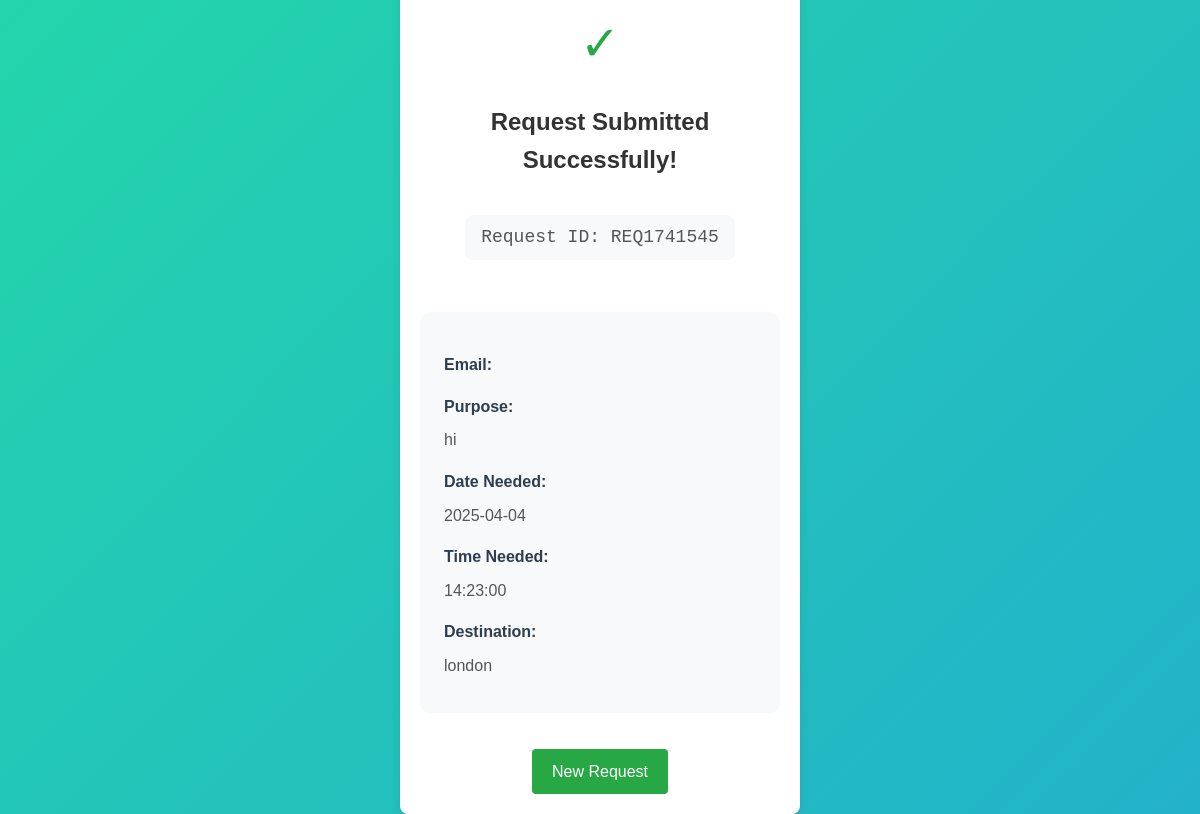
Page /finalized_project/link-pages/Real-Time/success.php?id=REQ1741545 on the committed database.
### tables this page shows
CREATE TABLE `transport_requests` (
  `id` int(11) NOT NULL,
  `request_id` varchar(10) NOT NULL,
  `purpose` varchar(255) NOT NULL,
  `request_date` date NOT NULL,
  `request_time` time NOT NULL,
  `destination` varchar(255) NOT NULL,
  `submitted_by` int(11) DEFAULT NULL,
  `status` enum('pending','approved','rejected') NOT NULL DEFAULT 'pending',
  `document_path` varchar(255) DEFAULT NULL,
  `vehicle_id` int(11) DEFAULT NULL,
  `created_at` timestamp NOT NULL DEFAULT current_timestamp(),
  `email` varchar(255) NOT NULL,
  `notification_sent` tinyint(1) DEFAULT 0,
  PRIMARY KEY (`id`),
  UNIQUE KEY `request_id` (`request_id`),
  KEY `submitted_by` (`submitted_by`),
  KEY `vehicle_id` (`vehicle_id`)
);

### finalized_project/link-pages/Real-Time/success.php (the view, shortened to what this page needs)
<?php
require_once 'db_config.php';
$request = [];
$request_id = null;
if (isset($_GET['id'])) {
    $request_id = $_GET['id'];
    try {
        $stmt = $pdo->prepare("SELECT * FROM transport_requests WHERE request_id = ?");
        $stmt->execute([$request_id]);
        $request = $stmt->fetch(PDO::FETCH_ASSOC);
    } catch (PDOException $e) {
        die("Database error: " . $e->getMessage());
    }
}
?>
<!DOCTYPE html>
<html lang="en">
<head>
    <link rel="stylesheet" href="style.css">
</head>
<body>
    <div class="success-container">
        <?php if ($request): ?>
            <div class="success-icon">✓</div>
            <h1 class="success-title">Request Submitted Successfully!</h1>
            <div class="request-id">Request ID: <?= htmlspecialchars($request_id) ?></div>
            <div class="details-box">
                <div class="detail-item">
                    <strong>Email:</strong>
                </div>
                <div class="detail-item">
                    <strong>Purpose:</strong>
                    <?= htmlspecialchars($request['purpose']) ?>
                </div>
                <div class="detail-item">
                    <strong>Date Needed:</strong>
                    <?= htmlspecialchars($request['request_date']) ?>
                </div>
                <div class="detail-item">
                    <strong>Time Needed:</strong>
                    <?= htmlspecialchars($request['request_time']) ?>
                </div>
                <div class="detail-item">
                    <strong>Destination:</strong>
                    <?= htmlspecialchars($request['destination']) ?>
                </div>
            </div>
            <a href="public_request.php" class="new-request-btn">New Request</a>
        <?php endif; ?>
    </div>
</body>
</html>

### finalized_project/link-pages/Real-Time/style.css (style rules this page uses)
:root { --primary: #2c3e50; --secondary: #3498db; --success: #27ae60; --danger: #e74c3c; --warning: #f1c40f; --info: #9b59b6; --light: #ecf0f1; --dark: #2c3e50; --shadow: 0 10px 30px rgba(0, 0, 0, 0.1); --radius: 12px; --transition: all 0.3s cubic-bezier(0.4, 0, 0.2, 1); }
* { margin: 0; padding: 0; box-sizing: border-box; }
body { font-family: 'Segoe UI', system-ui, -apple-system, sans-serif; line-height: 1.6; color: var(--dark); background: linear-gradient(-45deg, #ee7752, #e73c7e, #23a6d5, #23d5ab); background-size: 400% 400%; animation: gradient 15s ease infinite; min-height: 100vh; }
.request-id { font-family: monospace; color: var(--primary); background: rgba(0, 0, 0, 0.05); padding: 0.3rem 0.5rem; border-radius: 4px; }
.request-id { font-family: monospace; font-size: 1.2em; color: var(--primary); background: rgba(0, 0, 0, 0.05); padding: 0.3rem 0.8rem; border-radius: 4px; }
.success-container { max-width: 600px; margin: 2rem auto; padding: 2rem; background: #fff; border-radius: 12px; box-shadow: 0 4px 20px rgba(0, 0, 0, 0.1); text-align: center; }
.success-icon { font-size: 4rem; color: #27ae60; margin-bottom: 1.5rem; animation: bounce 1s ease; }
.success-title { color: #2c3e50; font-size: 2rem; margin-bottom: 1.5rem; }
.request-id { font-family: 'Courier New', monospace; color: #3498db; font-size: 1.5rem; margin: 1rem 0; padding: 0.5rem 1rem; background: #f8f9fa; border-radius: 8px; display: inline-block; }
.details-box { background: #f8f9fa; padding: 1.5rem; border-radius: 10px; margin: 2rem 0; text-align: left; }
.detail-item { margin: 1rem 0; color: #34495e; }
.detail-item strong { color: #2c3e50; display: block; margin-bottom: 0.5rem; font-weight: 600; }
.new-request-btn { display: inline-block; padding: 1rem 2rem; background: #3498db; color: white; text-decoration: none; border-radius: 8px; transition: all 0.3s ease; font-weight: 500; margin-top: 1rem; }

### finalized_project/link-pages/Real-Time/success.php (style rules this page uses)
body { font-family: Arial, sans-serif; background-color: #f4f4f4; margin: 0; padding: 0; display: flex; justify-content: center; align-items: center; height: 100vh; }
.success-container { text-align: center; background-color: #fff; padding: 20px; border-radius: 8px; box-shadow: 0 0 10px rgba(0, 0, 0, 0.1); max-width: 400px; width: 100%; }
.success-icon { font-size: 48px; color: #28a745; margin-bottom: 20px; }
.success-title { font-size: 24px; margin-bottom: 20px; color: #333; }
.request-id { font-size: 18px; color: #555; margin-bottom: 20px; }
.details-box { text-align: left; margin-bottom: 20px; }
.detail-item { margin-bottom: 10px; font-size: 16px; color: #555; }
.new-request-btn { display: inline-block; padding: 10px 20px; background-color: #28a745; color: #fff; text-decoration: none; border-radius: 4px; font-size: 16px; }

### rows in the picture
transport_requests: purpose "hi", request_date "2025-04-04", request_time "14:23:00", destination "london"

### other values in the picture
$request_id "REQ1741545"
